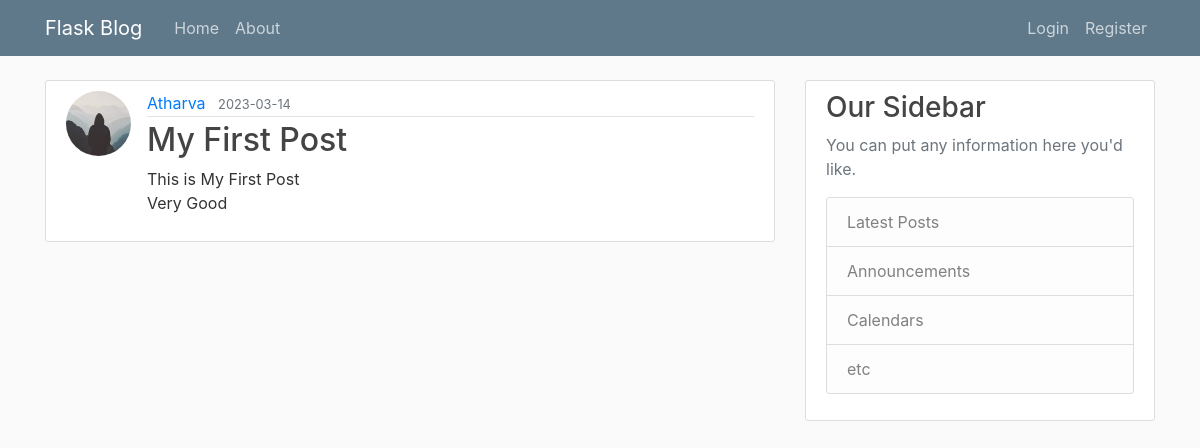
/post/1, run on an earlier commit of the app's database.
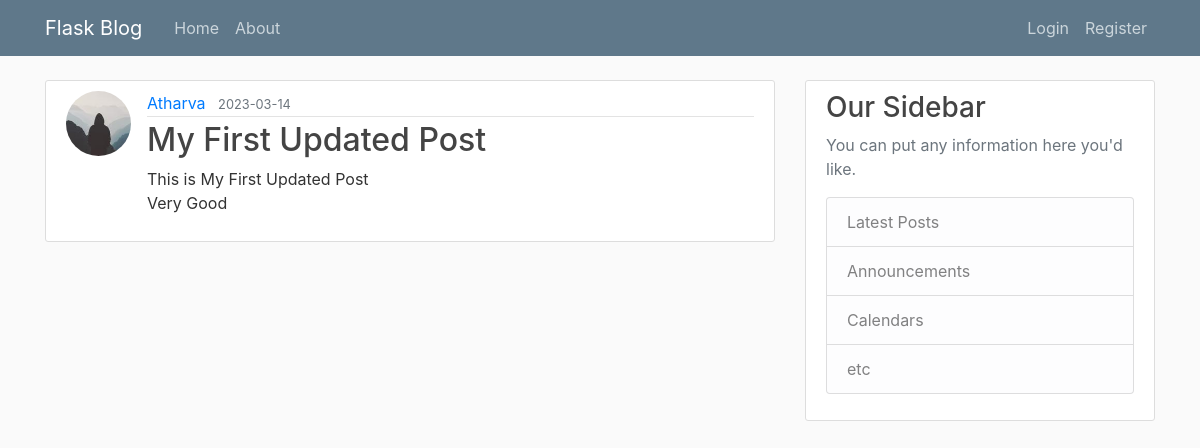
And on a later commit of the database.
### flaskblog/models.py (models this page shows, shortened)
class Post(db.Model):
    id = db.Column(db.Integer,primary_key = True)
    title = db.Column(db.String(100),nullable = False)
    date_posted = db.Column(db.DateTime , nullable = False , default = datetime.utcnow)
    content = db.Column(db.Text , nullable = False)
    user_id = db.Column(db.Integer, db.ForeignKey('user.id') , nullable = False)

### flaskblog/routes.py (the view)
@app.route("/post/<int:post_id>")
def post(post_id):
    post = Post.query.get_or_404(post_id)
    return render_template('post.html', title = post.title, post=post)

### flaskblog/templates/post.html (shortened to what this page needs)
{% extends "layout.html" %}
{% block content %}
    <article class="media content-section">
        <img class = "rounded-circle article-img" src="{{url_for('static',filename = 'profile_pics/' + post.author.image_file)}}">
        <div class="media-body">
          <div class="article-metadata">
            <a class="mr-2" href="#">{{ post.author.username }}</a>
            <small class="text-muted">{{ post.date_posted.strftime('%Y-%m-%d') }}</small>
          </div>
          <h2 class = "article-title">{{ post.title }}</h2>
          <p class="article-content">{{ post.content }}</p>
        </div>
    </article>
{% endblock content %}

What changed in the data, as far as the page shows it:
changed Post: title "My First Post" → "My First Updated Post"; content "This is My First Post Very Good" → "This is My First Updated Post Very Good"
